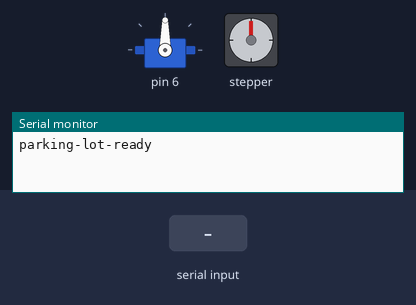
A sketch run on a simulated Arduino Uno, built with avr-gcc and run on an emulated ATmega328P. On the bench: servo, stepper motor, the last lines printed to the serial monitor. Inputs (shaded band) come from the test bench. Stepper angles assume 4096 steps per turn.

Above: at 1.2 s.
1.3 s: "1\n" received over Serial
At 3.8 s:
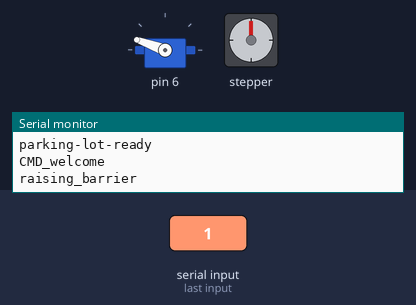
At 11.1 s:
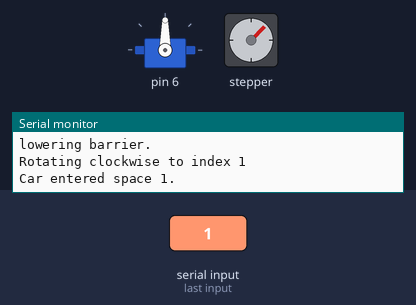
Timing chart, 0 to 11.4 s (numbered marks = the images above; inputs shaded):
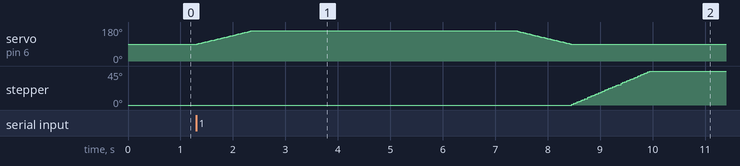

Measured:
- after the input at 1.3 s, servo on pin 6: rises from 90° to 160° in 1.1 s, then falls to 90° in 6.1 s; stepper: turns 45° clockwise in 1.5 s, starting after 7.2 s

The sketch:

main.ino
```cpp
#include <Stepper.h>
#include <Servo.h>

#define NO_SPACES 8           // total slots including entrance slot
#define ENTRANCE_INDEX 0      // index reserved for entrance
#define EXIT_INDEX 4
#define STEPS_PER_REVOLUTION 4096

const float pricePerMinute = 1.0;
const int stepsPerSpace = STEPS_PER_REVOLUTION / NO_SPACES;

Stepper stepper(STEPS_PER_REVOLUTION, 8, 10, 9, 11);

class Barrier {
public:
  Barrier(int pin, int closedAngle = 90, int openAngle = 160)
    : servoPin(pin), closedAngle(closedAngle), openAngle(openAngle) {}

  void begin() {
    servo.attach(servoPin);
    servo.write(closedAngle);
  }

  void openBarrier() {
    Serial.println("raising_barrier");
    for (int angle = closedAngle; angle <= openAngle; angle++) {
      servo.write(angle);
      delay(15);
    }
    delay(5000);  // keep barrier open
    Serial.println("lowering barrier.");
    for (int angle = openAngle; angle >= closedAngle; angle--) {
      servo.write(angle);
      delay(15);
    }
  }

private:
  Servo servo;
  int servoPin;
  int closedAngle;
  int openAngle;
};

Barrier barrier(6);

class ParkingSpace {
public:
  bool occupied;
  unsigned long entryTime;
  String cardCode;
  int spaceIndex;

  ParkingSpace() : occupied(false), entryTime(0), cardCode(""), spaceIndex(0) {}
  ParkingSpace(int index) : occupied(false), entryTime(0), cardCode(""), spaceIndex(index) {}

  // Toggle occupancy: if empty -> occupy and start timing, if occupied -> free and calculate price
  float toggle() {
    if (!occupied) {
      occupied = true;
      entryTime = millis();
      Serial.println("Car entered space " + String(spaceIndex) + ".");
      return 0;
    } else {
      occupied = false;
      unsigned long durationMillis = millis() - entryTime;
      float minutes = durationMillis / 60000.0;
      float price = minutes * pricePerMinute;
      //Serial.print("Car leaving space " + String(spaceIndex) + ". Time: ");
      Serial.print("result ");
      Serial.print(minutes, 2);
      Serial.print(" ");
      //Serial.print(" min. Price: $");
      Serial.println(price, 2);
      cardCode = "";
      return price;
    }
  }
};

class ParkingLot {
public:
  ParkingSpace spaces[NO_SPACES];
  int currentIndex;

  ParkingLot() : currentIndex(ENTRANCE_INDEX) {
    for (int i = 0; i < NO_SPACES; i++) {
      spaces[i] = ParkingSpace(i);
    }
  }

  void processCard(String cardKey) {
    int idx = findCard(cardKey);
    if (idx != -1) {
      // Existing car exiting
      rotateTo(idx);
      spaces[idx].toggle();            // compute price and free
      delay(4000);                     // allow driver to get in
      rotateTo(EXIT_INDEX);
      barrier.openBarrier();
    } else {
      int emptyIndex = findEmpty();
      if (emptyIndex != -1) {
        spaces[emptyIndex].cardCode = cardKey;
        // New car entering
        rotateTo(ENTRANCE_INDEX);
        Serial.println("CMD_welcome");
        barrier.openBarrier();          // let car drive onto platform at 0
        rotateTo(emptyIndex);
        spaces[emptyIndex].toggle();   // mark occupied
      } else {
        Serial.println("No empty parking spaces available.");
      }
    }
  }

private:
  int findCard(const String &cardKey) {
    for (int i = 0; i < NO_SPACES; i++) {
      if (spaces[i].occupied && spaces[i].cardCode == cardKey) {
        return i;
      }
    }
    return -1;
  }

  int findEmpty() {
    for (int i = 1; i < NO_SPACES; i++) { // skip entrance slot 0
      if (!spaces[i].occupied) return i;
    }
    return -1;
  }

  void rotateTo(int targetIndex) {
    if (targetIndex == currentIndex) return;
    int diff = (targetIndex - currentIndex + NO_SPACES) % NO_SPACES;
    if (diff > NO_SPACES / 2) {
      int rev = NO_SPACES - diff;
      stepper.step(-stepsPerSpace * rev);
      Serial.print("Rotating counterclockwise to index ");
      Serial.println(targetIndex);
    } else {
      stepper.step(stepsPerSpace * diff);
      Serial.print("Rotating clockwise to index ");
      Serial.println(targetIndex);
    }
    currentIndex = targetIndex;
  }
};

ParkingLot lot;

void setup() {
  Serial.begin(9600);
  stepper.setSpeed(5);
  barrier.begin();
  Serial.println("parking-lot-ready");
}

void loop() {
  if (Serial.available()) {
    String cardKey = Serial.readStringUntil('\n');
    cardKey.trim();
    if (cardKey.length() > 0) {
      lot.processCard(cardKey);
    }
    while (Serial.available()) Serial.read();
  }
}
```
